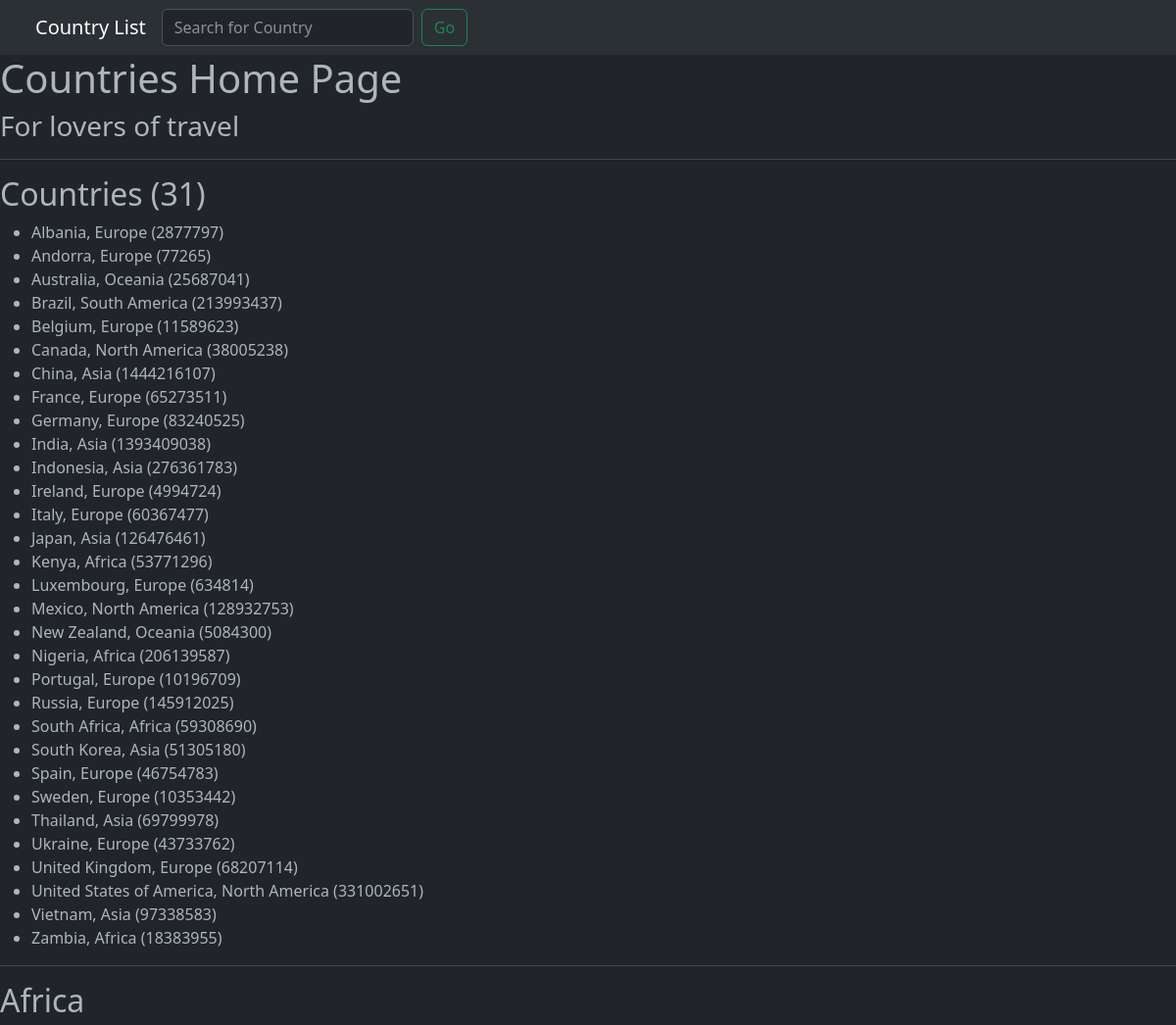
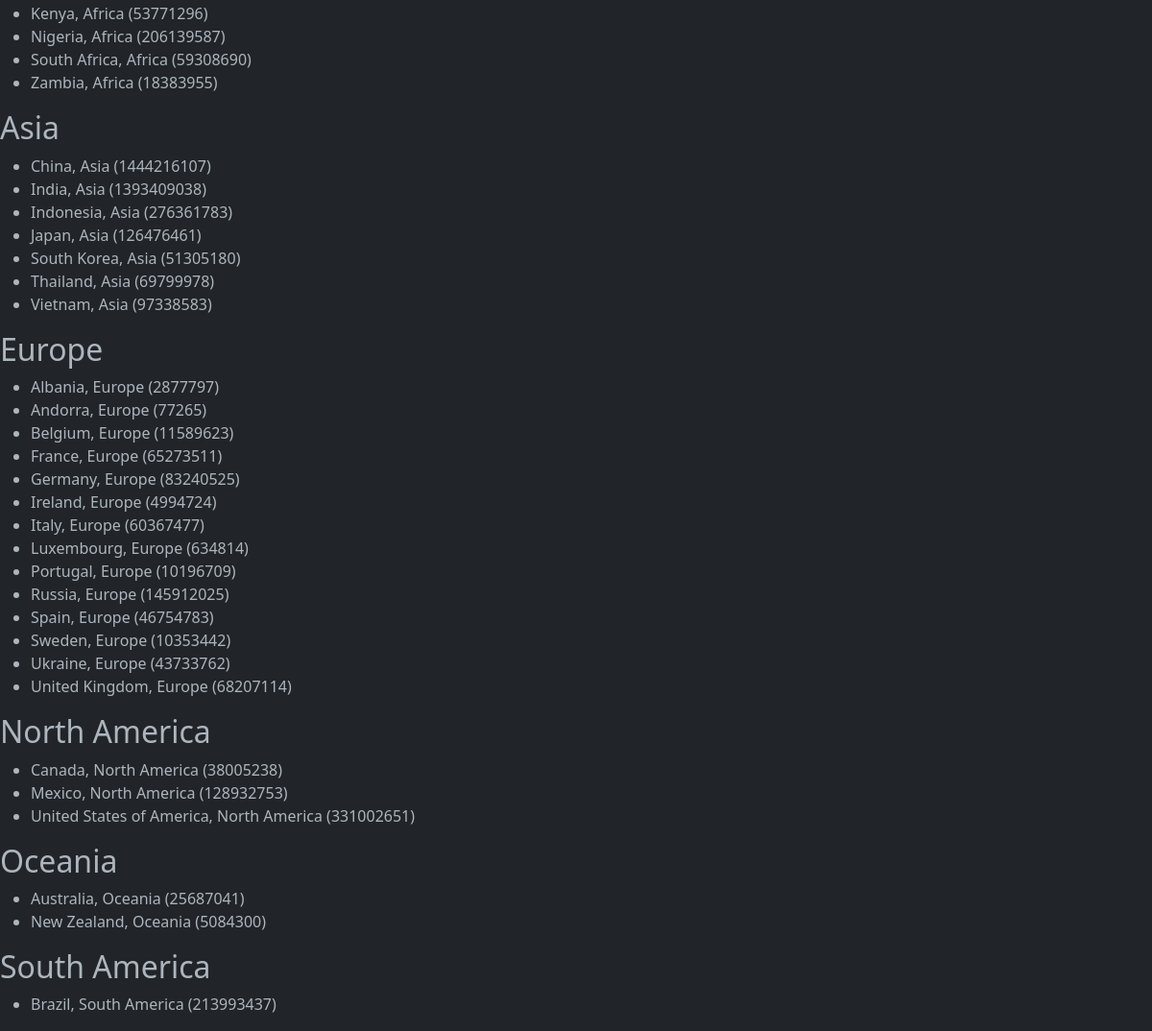
The app's page /countries/ with its own data (2 pictures, top to bottom).
### countries/models.py (models this page shows)
class Country(models.Model):
    CONTINENT_OPTION = [
        ('Africa', 'Africa'),
        ('Asia', 'Asia'),
        ('Europe', 'Europe'),
        ('North America', 'North America'),
        ('Oceania', 'Oceania'),
        ('South America', 'South America'),
    ]
    nation = models.CharField(max_length=56, unique=True)
    population = models.PositiveIntegerField()
    continent = models.CharField(max_length=13, choices=CONTINENT_OPTION, null=True)
    class Meta:
        verbose_name = 'Country'
        verbose_name_plural = 'Countries'
    def __str__(self):
        return '{:s}, {:s} ({:d})'.format(self.nation, self.continent, self.population)

### countries/views.py (the view)
# urls.py: path('', views.index, name='index'),
def index(request):
    countries = Country.objects.all()
    continent = { continent_type: Country.objects.filter(
      continent=continent_type) for continent_type, _ in Country.CONTINENT_OPTION}
    ctx = {
            'countries' : countries,
            'continent' : continent,
    }
    return render(request,'countries/index.html',context=ctx)

### countries/templates/countries/index.html (shortened to what this page needs)
{% extends 'base.html' %}
{% block content %}
<h1>Countries Home Page</h1>
<h3>For lovers of travel</h3>
<hr>
<h2>Countries ({{ countries | length }})</h2>
<ul>
    {% for c in countries %}
        <li>{{ c }}</li>
    {% empty %}
        <li>No countries yet.</li>
    {% endfor %}
</ul>
<hr>
{% for continent_name, continent_countries in continent.items %}
    <h2>{{ continent_name }}</h2>
    <ul>
        {% for country in continent_countries %}
            <li>{{ country }}</li>
        {% empty %}
            <li>No {{ continent_name }} countries yet.</li>
        {% endfor %}
    </ul>
{% endfor %}
{% endblock content %}

### project_wk/templates/base.html (shortened to what this page needs)
<!DOCTYPE html>
<html lang="en">
<head>
    <link href="https://cdn.jsdelivr.net/npm/bootstrap@5.3.0-alpha3/dist/css/bootstrap.min.css" rel="stylesheet">
</head>
<body data-bs-theme="dark">
    <nav class="navbar navbar-expand-lg bg-body-tertiary px-4">
        <div class="container-fluid">
            <a class="navbar-brand" href="{% url 'index' %}">Country List</a>
            <div class="collapse navbar-collapse" id="navbarSupportedContent">
                <form class="d-flex" role="search" action="{% url 'search-view' %}" method="POST">
                    <input class="form-control me-2" type="search" placeholder="Search for Country" name="search_query" required aria-label="Search">
                    <button class="btn btn-outline-success" type="submit">Go</button>
                </form>
            </div>
        </div>
    </nav>
    <main>
        {% block content %}
        {% endblock content %}
    </main>
</body>
</html>

### records on screen
Country: nation+continent+population "Albania, Europe (2877797)"
Country: nation+continent+population "Andorra, Europe (77265)"
Country: nation+continent+population "Australia, Oceania (25687041)"
Country: nation+continent+population "Brazil, South America (213993437)"
Country: nation+continent+population "Belgium, Europe (11589623)"
Country: nation+continent+population "Canada, North America (38005238)"
Country: nation+continent+population "China, Asia (1444216107)"
Country: nation+continent+population "France, Europe (65273511)"
Country: nation+continent+population "Germany, Europe (83240525)"
Country: nation+continent+population "India, Asia (1393409038)"
Country: nation+continent+population "Indonesia, Asia (276361783)"
Country: nation+continent+population "Ireland, Europe (4994724)"
Country: nation+continent+population "Italy, Europe (60367477)"
Country: nation+continent+population "Japan, Asia (126476461)"
Country: nation+continent+population "Kenya, Africa (53771296)"
Country: nation+continent+population "Luxembourg, Europe (634814)"
Country: nation+continent+population "Mexico, North America (128932753)"
Country: nation+continent+population "New Zealand, Oceania (5084300)"
Country: nation+continent+population "Nigeria, Africa (206139587)"
Country: nation+continent+population "Portugal, Europe (10196709)"
Country: nation+continent+population "Russia, Europe (145912025)"
Country: nation+continent+population "South Africa, Africa (59308690)"
Country: nation+continent+population "South Korea, Asia (51305180)"
Country: nation+continent+population "Spain, Europe (46754783)"
Country: nation+continent+population "Sweden, Europe (10353442)"
Country: nation+continent+population "Thailand, Asia (69799978)"
Country: nation+continent+population "Ukraine, Europe (43733762)"
Country: nation+continent+population "United Kingdom, Europe (68207114)"
Country: nation+continent+population "United States of America, North America (331002651)"
Country: nation+continent+population "Vietnam, Asia (97338583)"
Country: nation+continent+population "Zambia, Africa (18383955)"

### other values on screen
{{ countries | length }} "31"
{{ continent_name }} "Africa" "Asia" "Europe" "North America" "Oceania" "South America"
